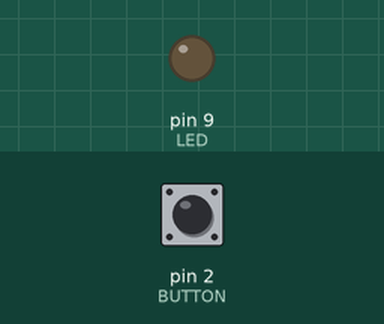
Bench run of a sketch on a simulated Arduino Uno, built with avr-gcc and run on an emulated ATmega328P. Parts: output pins drawn as LEDs (lit = HIGH). The inputs (shaded band) are chosen by the test bench; at power-on: pin 2 (BUTTON) LOW.

Above: at 1.2 s.
1.3 s: pin 2 (BUTTON) pulled HIGH for 0.15 s
At 2.2 s:
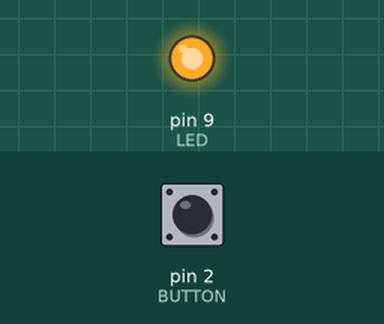
2.9 s: pin 2 (BUTTON) pulled HIGH for 1 s
At 3.4 s:
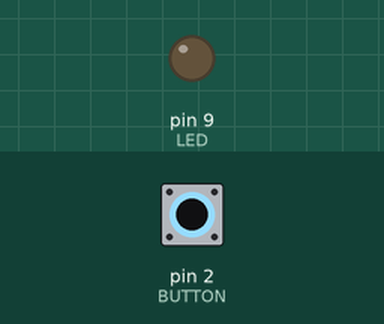
5.4 s: pin 2 (BUTTON) pulled HIGH for 3.2 s
At 6.5 s:
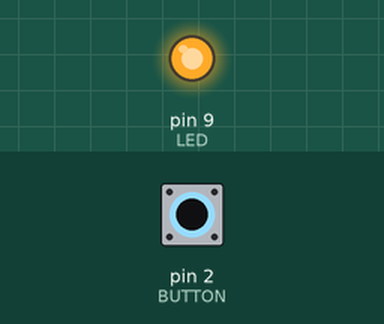
Timing chart, 0 to 8.4 s (numbered marks = the images above; inputs shaded):
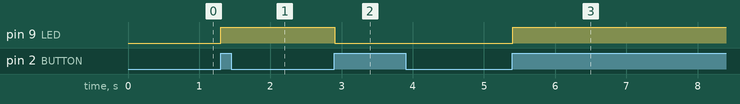

Measured:
- after the input at 1.3 s, pin 9 (LED): LOW → HIGH at once
- after the input at 2.9 s, pin 9 (LED): HIGH → LOW at once
- after the input at 5.4 s, pin 9 (LED): LOW → HIGH at once

The sketch:

Button_Pressing.ino
```cpp
/*
 * Button Press for turning on an LED
 *
 *
 */

const int LED = 9;
const int BUTTON = 2;

//Variables to handle bouncing button (Since the button may bounce when pressed)
boolean lastButtonState = LOW;
boolean currentButtonState = LOW;
boolean ledOn = false;


void setup() {
  // put your setup code here, to run once:
  pinMode(LED, OUTPUT);
  pinMode(BUTTON, INPUT);
}

void loop() {

  currentButtonState = getButtonState(lastButtonState);
  if(lastButtonState == LOW && currentButtonState == HIGH){
    ledOn = !ledOn;
  }
  lastButtonState = currentButtonState;
  digitalWrite(LED, ledOn);
}

/*
 * Debouncing Function!
 * Param: last button state
 * Returns: Current Debounced Button State
 */

boolean getButtonState(boolean lastState){
  boolean current = digitalRead(BUTTON);
  if(lastState != current) {//If the button state is different wait 5ms to make sure it doesn't bounce
    delay(5);
    current = digitalRead(BUTTON);
  }
  return current;
}
```
